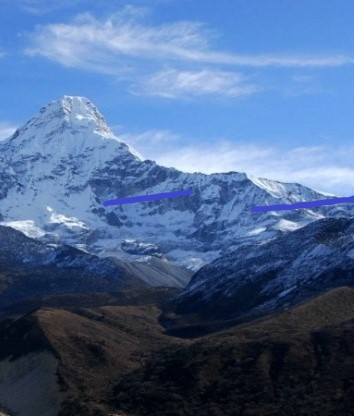
//> input picture gyun1/gyun1/object.jpg, 354 x 416 px
$ ./main   (built with g++ and OpenCV 4)
//> lines starting //> are read from the running program, lines starting //| are printed output that depends on the picture
#include <opencv2/imgproc/types_c.h>
#include <opencv2/opencv.hpp>
#include <opencv2/xfeatures2d/nonfree.hpp>
#include <opencv2/features2d/features2d.hpp>
#include <stdio.h>
#include <iostream>

using namespace cv;
using namespace std;
using namespace cv::xfeatures2d;

int main()
{
	Mat matLeftImage;
	Mat matRightImage;
	Mat matGrayLImage;
	Mat matGrayRImage;

	matLeftImage = imread("object.jpg", IMREAD_COLOR);
//> matLeftImage is the input picture: 416 rows x 354 cols, CV_8UC3; mean B, G, R 145.1, 103.3, 76.3
	matRightImage = imread("scene.jpg", IMREAD_COLOR);
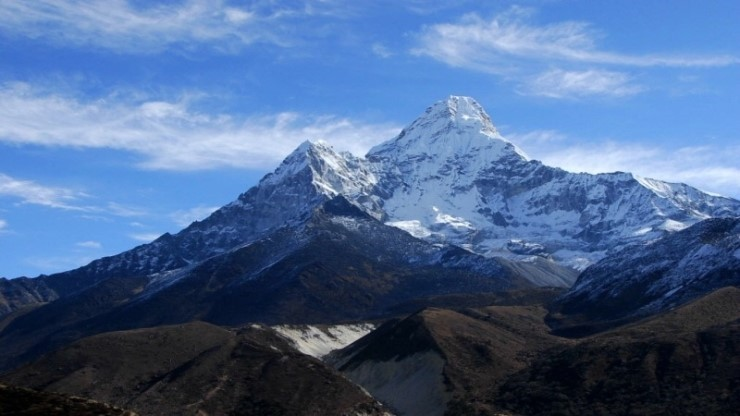
//> input picture gyun1/gyun1/scene.jpg, 740 x 416 px
//> matRightImage is the input picture: 416 rows x 740 cols, CV_8UC3; mean B, G, R 145.5, 103.6, 76

	if (matLeftImage.empty() || matRightImage.empty())
	{
		std::cout << "image load fail" << std::endl;
		return -1;
	}

	// Gray 이미지 변환 -> 특징점을 빠르게 찾기위함
	cvtColor(matLeftImage, matGrayLImage, CV_RGB2GRAY);
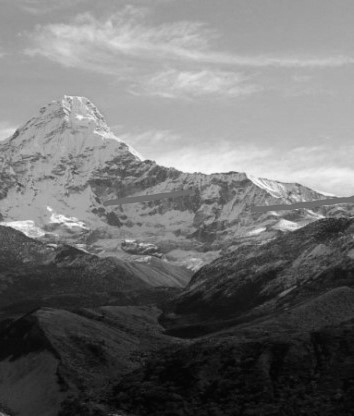
//> matGrayLImage: 416 rows x 354 cols, CV_8UC1; min 1, max 252, mean 112.7
	cvtColor(matRightImage, matGrayRImage, CV_RGB2GRAY);
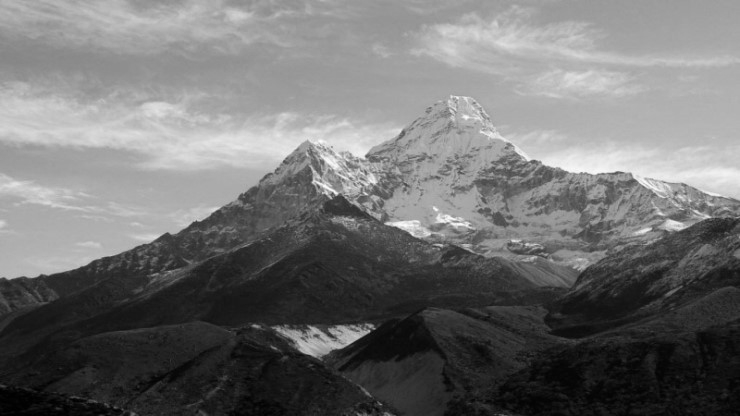
//> matGrayRImage: 416 rows x 740 cols, CV_8UC1; min 0, max 253, mean 113

	if (!matGrayLImage.data || !matGrayRImage.data)

	{
		std::cout << "Gray fail" << std::endl;
		return -1;
	}

	//SIFT Detector를 이용해 키포인트 찾기
	double nMinHessian = 400.;  //thresold
	Ptr<SiftFeatureDetector> Detector = SIFT::create(nMinHessian);
	vector< KeyPoint > vtKeypointsObject, vtKeypointScene;

	// SIFT를 이용해 추출된 특징값을 KeyPoint에 저장
	Detector->detect(matGrayLImage, vtKeypointsObject);
//> vtKeypointsObject = 400 keypoints; strongest (x, y, size): (321, 216, 3.1), (55, 245, 2.2), (274, 213, 3), (230, 173, 2.6)
	Detector->detect(matGrayRImage, vtKeypointScene);
//> vtKeypointScene = 400 keypoints; strongest (x, y, size): (313, 343, 22), (348, 335, 14.9), (336, 193, 2.7), (366, 194, 1.9)

	//Descriptors 점에대한 정보 수집
	Ptr<SiftDescriptorExtractor>Extractor = SIFT::create();
	Mat matDescriptorsObject, matDescriptorsScene;

	Extractor->compute(matGrayLImage, vtKeypointsObject, matDescriptorsObject);
	Extractor->compute(matGrayRImage, vtKeypointScene, matDescriptorsScene);

	//Decriptor를 이용해 FLANN을 매칭한다 (all 매칭)
	FlannBasedMatcher Matcher;
	vector<DMatch> matches;

	Matcher.match(matDescriptorsObject, matDescriptorsScene, matches);
//> matches = 400 matches

	Mat matGoodMatches1;

	drawMatches(matLeftImage, vtKeypointsObject, matRightImage, vtKeypointScene,
		matches, matGoodMatches1,Scalar::all(-1), Scalar(-1), vector<char>(),
		DrawMatchesFlags::DEFAULT);
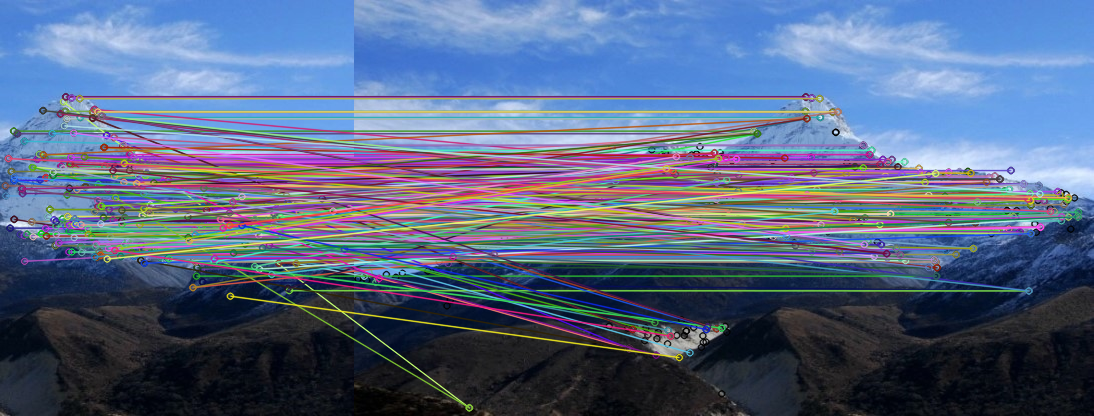
//> matGoodMatches1: 416 rows x 1094 cols, CV_8UC3; mean B, G, R 131.9, 102.8, 87.5
	imshow("all-matches", matGoodMatches1);

	double dMaxDist = 0;
	double dMinDist = 100;
	double dDistance;

	// 두 개의 keypoint 사이에서 min-max를 계산
	for (int i = 0; i < matDescriptorsObject.rows; i++)
	{
		dDistance = matches[i].distance;

		if (dDistance < dMinDist) dMinDist = dDistance;
		if (dDistance > dMaxDist) dMaxDist = dDistance;
	}
//> this loop made 400 passes
//> (dDistance, dMinDist) on passes 3, 6, 80, 111, 113, 115: (10.77, 10.77), (7.21, 7.21), (7.07, 7.07), (5.92, 5.92), (4.24, 4.24), (4, 4)
//> (dDistance, dMaxDist) on passes 1, 49, 312: (398.4, 398.4), (426, 426), (460.6, 460.6)
//> after the loop, dMinDist = 4; dMaxDist = 460.6

	printf("-- Max iddst : %f \n", dMaxDist);
//| -- Max iddst : 460.599609
	printf("-- Min iddst : %f \n", dMinDist);
//| -- Min iddst : 4.000000

	// good maches를 만드는 과정
	vector<DMatch> good_matches;

	for (int i = 0; i < matDescriptorsObject.rows; i++)
	{
		if (matches[i].distance < 5 * dMinDist)
		{
			good_matches.push_back(matches[i]);
		}
	}
//> after the loop, good_matches = 69 matches

	vector<Point2f> obj;
	vector<Point2f> scene;

	for (size_t i = 0; i < good_matches.size(); i++)
	{
		//good matches의 키포인트를 얻는다
		obj.push_back(vtKeypointsObject[good_matches[i].queryIdx].pt);
		scene.push_back(vtKeypointScene[good_matches[i].trainIdx].pt);
	}
//> this loop made 69 passes
//> after the loop, obj = 69 Points (x, y), first 12: [232.9, 248], [230.5, 172.8], [234.9, 222.2], [337.6, 216.3], [9.63, 227.6], [13.32, 130.6], [16.85, 133.3], [19.88, 233.9], [23.7, 235.2], [26.42, 233.8], [32.77, 236.3], [320.9, 220.5]; scene = 69 Points (x, y), first 12: [618.9, 248], [616.5, 172.8], [621, 222.2], [723.6, 216.3], [395.7, 227.6], [399.4, 130.7], [402.9, 133.2], [405.9, 233.9], [409.6, 235.2], [412.4, 233.8], [418.8, 236.3], [706.9, 220.5]

	vector<Point2f> obj_corners(4);

	obj_corners[0] = Point(0, 0);
	obj_corners[1] = Point(matLeftImage.cols, 0);
	obj_corners[2] = Point(matLeftImage.cols, matLeftImage.rows);
	obj_corners[3] = Point(0, matLeftImage.rows);

	vector<Point2f> scene_corners(4);

	Mat H = findHomography(obj, scene, RANSAC);
//> H = [[0.999, -0.000497, 386.1], [-0.000327, 1, 0.0574], [-1.28e-06, -7.72e-07, 1]]

	perspectiveTransform(obj_corners, scene_corners, H);
//> scene_corners = 4 Points (x, y): [386.1, 0.06], [740, -0.06], [740.1, 416.1], [386, 416]

	Mat matGoodMatcges;

	drawMatches(matLeftImage, vtKeypointsObject, matRightImage, vtKeypointScene, good_matches, matGoodMatcges, Scalar::all(-1), Scalar(-1), vector<char>(), DrawMatchesFlags::DEFAULT);
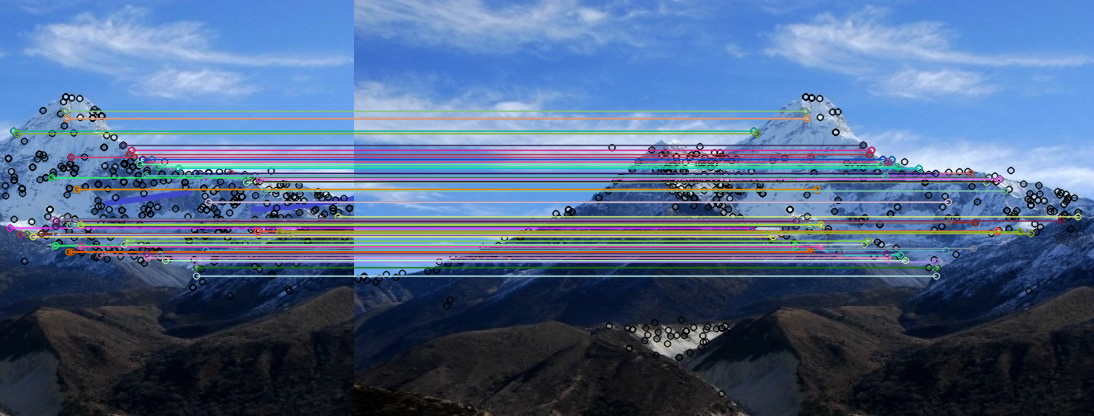
//> matGoodMatcges: 416 rows x 1094 cols, CV_8UC3; mean B, G, R 136.5, 102.2, 79.7

	line(matGoodMatcges,

		scene_corners[0] + Point2f((float)matLeftImage.cols, 0), scene_corners[1] + Point2f((float)matLeftImage.cols, 0),
		Scalar(0, 255, 0), 2, LINE_AA);

	line(matGoodMatcges,

		scene_corners[1] + Point2f((float)matLeftImage.cols, 0), scene_corners[2] + Point2f((float)matLeftImage.cols, 0),
		Scalar(0, 255, 0), 2, LINE_AA);

	line(matGoodMatcges,

		scene_corners[2] + Point2f((float)matLeftImage.cols, 0), scene_corners[3] + Point2f((float)matLeftImage.cols, 0),
		Scalar(0, 255, 0), 2, LINE_AA);

	line(matGoodMatcges,

		scene_corners[3] + Point2f((float)matLeftImage.cols, 0), scene_corners[0] + Point2f((float)matLeftImage.cols, 0),
		Scalar(0, 255, 0), 2, LINE_AA);
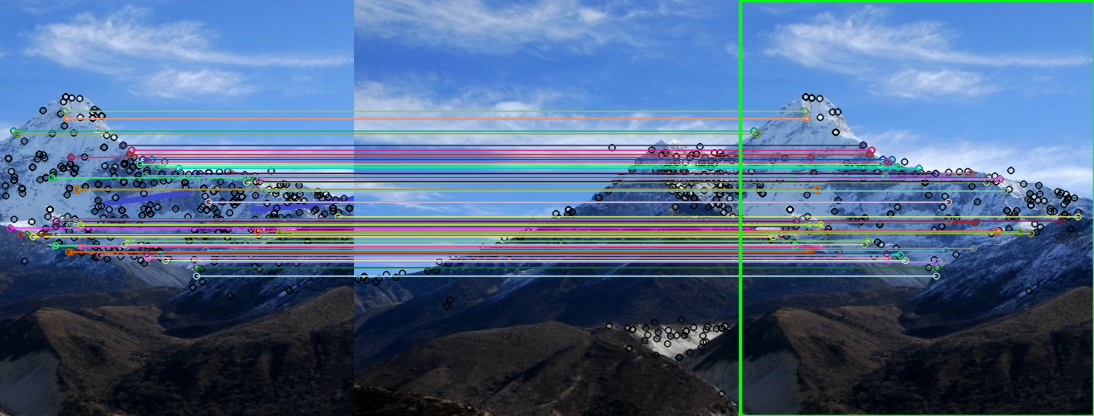
//> matGoodMatcges: 416 rows x 1094 cols, CV_8UC3; mean B, G, R 135.6, 103.3, 79.2

	imshow("good-matches", matGoodMatcges);
	waitKey(0);
	imwrite("sift_goodmatch.jpg", matGoodMatcges);
	return 0;
}
